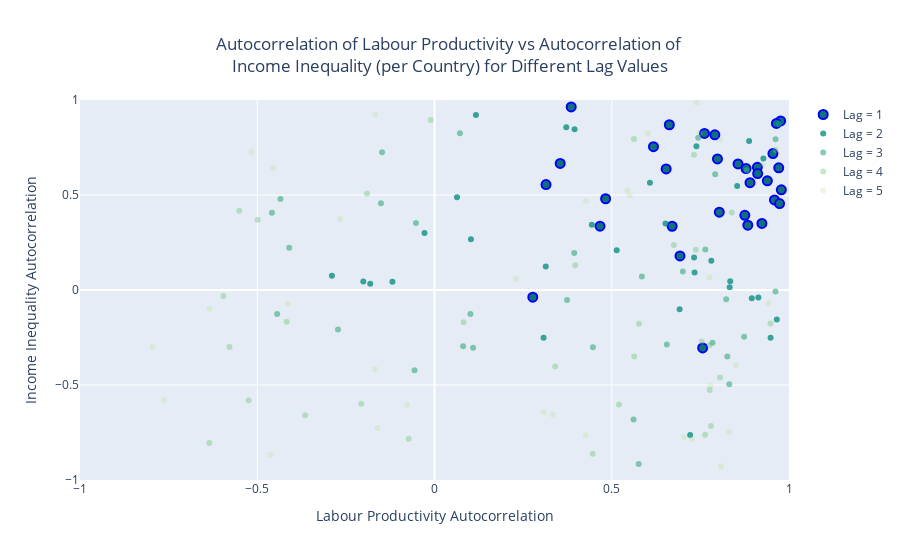
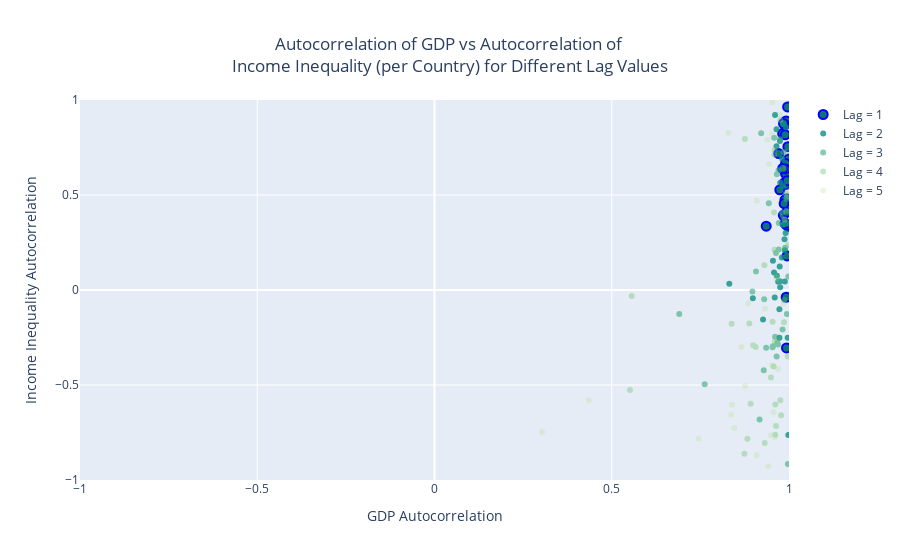
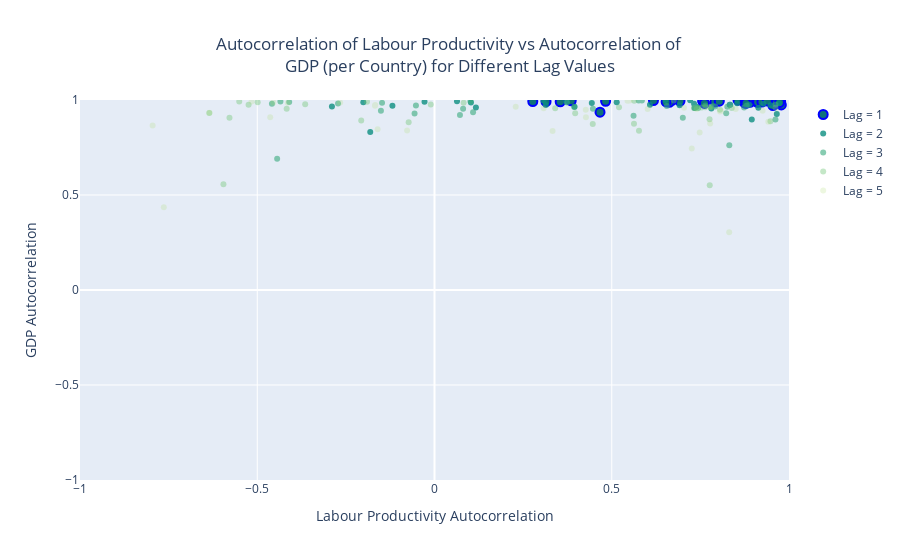

Notebook cell for these charts, in order:
### Code cell
def scatter_2d_data(x, y, lag=default_lag):
    str_x = x[:x.find(' Autocorrelation')]
    str_y = y[:y.find(' Autocorrelation')]
    fig = px.scatter(merged, x=x, y=y,
                     title=f'Autocorrelation of {str_x} vs Autocorrelation of <br>{str_y} (per Country), Lag = {lag}')
    fig.update_xaxes(range=[-1, 1])
    fig.update_yaxes(range=[-1, 1])
    fig.update_layout(title_x=0.5)
    fig.show()

def scatter_2d_data_lags(x, y, lags):
    str_x = x[:x.find(' Autocorrelation')]
    str_y = y[:y.find(' Autocorrelation')]
    
    # for diff lags
    mergeds = [ (l, calc_merged_lag(l)) for l in lags ]
    
    fig = go.Figure()
#     print(px.colors.sequential.Agsunset)
    for l, m in mergeds:
        opacity_level = (max(lags) - l + 1) / (max(lags))
#         opacity_level = opacity_level / 2 + 0.5
#         opacity_level = (max(lags) - l) / (max(lags))
#         if l == 1: opacity_level = 1
#         print(opacity_level)
        fig.add_trace(go.Scatter(x=m[x],
                                 y=m[y],
                                 mode='markers',
                                 name=f'Lag = {l}',
                                 opacity=opacity_level,
#                                  marker={ 'color': (px.colors.sequential.Sunsetdark[l]) }
                                 marker={ 'color': (px.colors.sequential.Aggrnyl[l]) },
#                                  line=dict(width=2, color='DarkSlateGrey')
                                 )
                     )
        if l == 1:
            fig.update_traces(marker=dict(size=9,
                          line=dict(width=2,
                                        color='Blue')),
                  selector=dict(mode='markers'))
    
    fig.update_xaxes(range=[-1, 1])
    fig.update_yaxes(range=[-1, 1])
    fig.update_layout(title_x=0.5,
                     title_text=f'Autocorrelation of {str_x} vs Autocorrelation of <br>{str_y} (per Country) for Different Lag Values')
    fig.update_xaxes(title_text=x)
    fig.update_yaxes(title_text=y)
    fig.show()
    
# scatter_2d_data('Labour Productivity Autocorrelation', 'Income Inequality Autocorrelation')
# scatter_2d_data('GDP Autocorrelation', 'Income Inequality Autocorrelation')
# scatter_2d_data('Labour Productivity Autocorrelation', 'GDP Autocorrelation')

target_lags = range(1, 6)

scatter_2d_data_lags('Labour Productivity Autocorrelation', 'Income Inequality Autocorrelation', lags=target_lags)
scatter_2d_data_lags('GDP Autocorrelation', 'Income Inequality Autocorrelation', lags=target_lags)
scatter_2d_data_lags('Labour Productivity Autocorrelation', 'GDP Autocorrelation', lags=target_lags)
